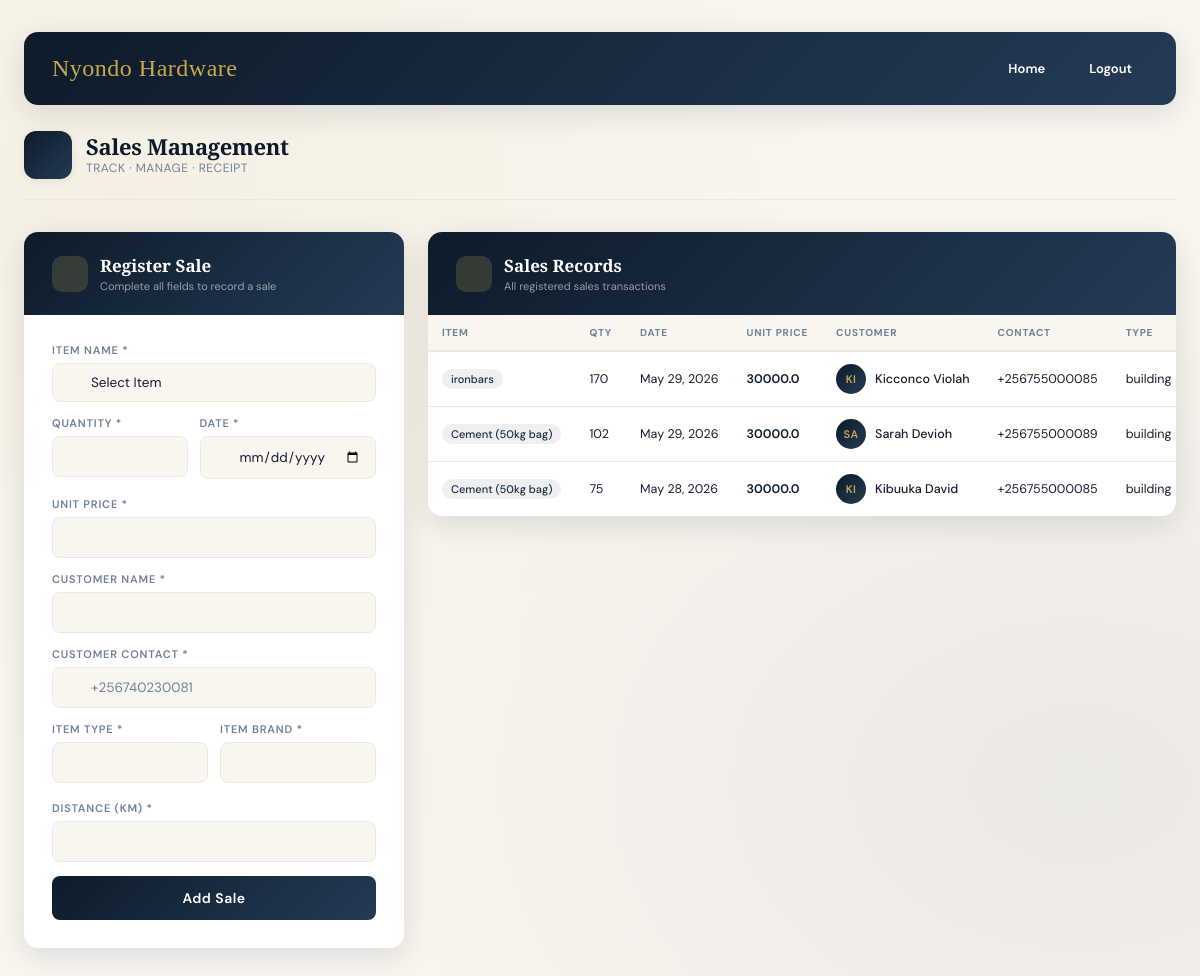
The app's page /sales/ (signed in) with its own data.
### hardwareapp/models.py (models this page shows, shortened)
class Sale(models.Model):
    item_name = models.CharField(max_length=100)
    quantity = models.IntegerField(default=0)
    unit_price = models.DecimalField(max_digits=10, decimal_places=1, default=0)
    total = models.DecimalField(max_digits=10, decimal_places=1, default=0)
    customer_name = models.CharField(max_length=100, blank=True, null=True)
    customer_contact = models.CharField(max_length=14, blank=True, null=True)
    item_type = models.CharField(max_length=100, blank=True, null=True)
    item_brand = models.CharField(max_length=100, blank=True, null=True)
    transport = models.FloatField(default=0)
    distance_km = models.FloatField(default=0)
    grand_total = models.FloatField(default=0)
    date = models.DateField(default=timezone.now)
    created_at = models.DateTimeField(auto_now_add=True)

### hardwareapp/views.py (the view, shortened to what this page needs)
# urls.py: path('sales/', views.sales, name='sales'),
@login_required
def sales(request):
    errors = {}
    return render(request, "sales.html", {
        "errors": {},
        "stocks": Stock.objects.all().order_by("-id"),
        "sales": Sale.objects.all().order_by("-id")
    })

### hardwareapp/templates/sales.html (shortened to what this page needs)
<!doctype html>
<html lang="en">
  <head>
  </head>
  <body>
    {% load static %}
    <nav class="top-nav">
      <div class="nav-logo">Nyondo Hardware</div>
      <div class="nav-links">
        <a href="{% url 'index' %}">Home</a>
        <a
          href="{% url 'logout' %}"
          onclick="return confirm('Are you sure you want to log out?');"
        >
          Logout
        </a>
      </div>
    </nav>
    <div class="page-header">
      <div class="brand">
        <div class="brand-icon"></div>
        <div class="brand-text">
          <h1>Sales Management</h1>
          <p>Track &middot; Manage &middot; Receipt</p>
        </div>
      </div>
    </div>
    <div class="layout">
      <div class="card">
        <div class="card-header">
          <div class="card-header-icon"></div>
          <div>
            <h2>Register Sale</h2>
            <p>Complete all fields to record a sale</p>
          </div>
        </div>
        <div class="form-body">
          <form method="POST" id="salesForm" novalidate>
            <div class="field-group">
              <label>Item Name *</label>
              <div class="input-wrap">
                <select name="stock_id" required>
                  <option value="">Select Item</option>
                </select>
              </div>
            </div>
            <div class="field-row">
              <div class="field-group">
                <label>Quantity *</label>
                <div class="input-wrap">
                  <input type="number" name="quantity" min="1" required />
                </div>
              </div>
              <div class="field-group">
                <label>Date *</label>
                <div class="input-wrap">
                  <input type="date" name="date" required />
                </div>
              </div>
            </div>
            <div class="field-group">
              <label>Unit Price *</label>
              <div class="input-wrap">
                <input type="number" name="unit_price" min="1" required />
              </div>
            </div>
            <div class="field-group">
              <label>Customer Name *</label>
              <div class="input-wrap">
                <input type="text" name="customer_name" required />
              </div>
            </div>
            <div class="field-group">
              <label>Customer Contact *</label>
              <div class="input-wrap">
                <input
                  type="text"
                  name="customer_contact"
                  placeholder="+256740230081"
                  pattern="^\+256[0-9]{9}$"
                  maxlength="13"
                  required
                />
              </div>
            </div>
            <div class="field-row">
              <div class="field-group">
                <label>Item Type *</label>
                <div class="input-wrap">
                  <input type="text" name="item_type" required />
                </div>
              </div>
              <div class="field-group">
                <label>Item Brand *</label>
                <div class="input-wrap">
                  <input type="text" name="item_brand" required />
                </div>
              </div>
            </div>
            <div class="field-group">
              <label>Distance (KM) *</label>
              <div class="input-wrap">
                <input
                  type="number"
                  name="distance_km"
                  min="0"
                  step="0.01"
                  required
                />
              </div>
            </div>
            <button type="submit" class="btn-submit">Add Sale</button>
          </form>
        </div>
      </div>
      <div class="card">
        <div class="card-header">
          <div class="card-header-icon"></div>
          <div>
            <h2>Sales Records</h2>
            <p>All registered sales transactions</p>
          </div>
        </div>
        <div class="table-wrapper">
          <table id="salesTable">
            <thead>
              <tr>
                <th>Item</th>
                <th>Qty</th>
                <th>Date</th>
                <th>Unit Price</th>
                <th>Customer</th>
                <th>Contact</th>
                <th>Type</th>
              </tr>
            </thead>
            <tbody>
              {% for sale in sales %}
              <tr>
                <td><span class="item-badge">{{ sale.item_name }}</span></td>
                <td>{{ sale.quantity }}</td>
                <td>{{ sale.date }}</td>
                <td class="amount-cell">{{ sale.unit_price }}</td>
                <td>
                  <div class="cell-name">
                    <div class="avatar">
                      {{ sale.customer_name|slice:":2"|upper }}
                    </div>
                    <span>{{ sale.customer_name }}</span>
                  </div>
                </td>
                <td>{{ sale.customer_contact }}</td>
                <td>{{ sale.item_type }}</td>
              </tr>
              {% endfor %}
            </tbody>
          </table>
        </div>
      </div>
    </div>
  </body>
</html>

### records on screen
Sale: item_name "ironbars", quantity "170", date "May 29, 2026", unit_price "30000.0", customer_name "KI", customer_name "Kicconco Violah", customer_contact "+256755000085", item_type "building"
Sale: item_name "Cement (50kg bag)", quantity "102", date "May 29, 2026", unit_price "30000.0", customer_name "SA", customer_name "Sarah Devioh", customer_contact "+256755000089", item_type "building"
Sale: item_name "Cement (50kg bag)", quantity "75", date "May 28, 2026", unit_price "30000.0", customer_name "KI", customer_name "Kibuuka David", customer_contact "+256755000085", item_type "building"
